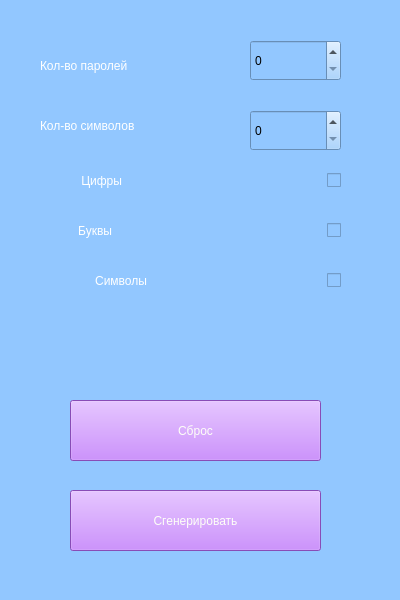
<?xml version="1.0" encoding="UTF-8"?>
<ui version="4.0">
 <class>MainWindow</class>
 <widget class="QMainWindow" name="MainWindow">
  <property name="geometry">
   <rect>
    <x>0</x>
    <y>0</y>
    <width>400</width>
    <height>600</height>
   </rect>
  </property>
  <property name="minimumSize">
   <size>
    <width>400</width>
    <height>600</height>
   </size>
  </property>
  <property name="maximumSize">
   <size>
    <width>400</width>
    <height>600</height>
   </size>
  </property>
  <property name="windowTitle">
   <string>Генератор паролей</string>
  </property>
  <property name="styleSheet">
   <string notr="true">background-color: rgb(146, 199, 255);</string>
  </property>
  <widget class="QWidget" name="centralwidget">
   <widget class="QPushButton" name="gen">
    <property name="geometry">
     <rect>
      <x>70</x>
      <y>490</y>
      <width>251</width>
      <height>61</height>
     </rect>
    </property>
    <property name="styleSheet">
     <string notr="true">font: 24pt &quot;.AppleSystemUIFont&quot;;
color: rgb(254, 255, 247);
background-color: rgb(190, 106, 255);</string>
    </property>
    <property name="text">
     <string>Сгенерировать</string>
    </property>
   </widget>
   <widget class="QLabel" name="label">
    <property name="geometry">
     <rect>
      <x>40</x>
      <y>50</y>
      <width>181</width>
      <height>31</height>
     </rect>
    </property>
    <property name="styleSheet">
     <string notr="true">font: 24pt &quot;.AppleSystemUIFont&quot;;
color: rgb(255, 255, 255);</string>
    </property>
    <property name="text">
     <string>Кол-во паролей</string>
    </property>
   </widget>
   <widget class="QSpinBox" name="count_pass">
    <property name="geometry">
     <rect>
      <x>250</x>
      <y>40</y>
      <width>91</width>
      <height>41</height>
     </rect>
    </property>
    <property name="styleSheet">
     <string notr="true">font: 24pt &quot;.AppleSystemUIFont&quot;;</string>
    </property>
   </widget>
   <widget class="QCheckBox" name="digit">
    <property name="geometry">
     <rect>
      <x>30</x>
      <y>160</y>
      <width>311</width>
      <height>41</height>
     </rect>
    </property>
    <property name="layoutDirection">
     <enum>Qt::RightToLeft</enum>
    </property>
    <property name="styleSheet">
     <string notr="true">font: 24pt &quot;.AppleSystemUIFont&quot;;
color: rgb(255, 255, 255);
spacing:205px;</string>
    </property>
    <property name="text">
     <string>Цифры</string>
    </property>
   </widget>
   <widget class="QLabel" name="label_2">
    <property name="geometry">
     <rect>
      <x>40</x>
      <y>110</y>
      <width>191</width>
      <height>31</height>
     </rect>
    </property>
    <property name="styleSheet">
     <string notr="true">font: 24pt &quot;.AppleSystemUIFont&quot;;
color: rgb(255, 255, 255);</string>
    </property>
    <property name="text">
     <string>Кол-во символов</string>
    </property>
   </widget>
   <widget class="QSpinBox" name="count_symbols">
    <property name="geometry">
     <rect>
      <x>250</x>
      <y>110</y>
      <width>91</width>
      <height>41</height>
     </rect>
    </property>
    <property name="styleSheet">
     <string notr="true">font: 24pt &quot;.AppleSystemUIFont&quot;;</string>
    </property>
   </widget>
   <widget class="QCheckBox" name="alpha">
    <property name="geometry">
     <rect>
      <x>30</x>
      <y>210</y>
      <width>311</width>
      <height>41</height>
     </rect>
    </property>
    <property name="layoutDirection">
     <enum>Qt::RightToLeft</enum>
    </property>
    <property name="styleSheet">
     <string notr="true">font: 24pt &quot;.AppleSystemUIFont&quot;;
color: rgb(255, 255, 255);
spacing: 215px;</string>
    </property>
    <property name="text">
     <string>Буквы</string>
    </property>
   </widget>
   <widget class="QCheckBox" name="symbol">
    <property name="geometry">
     <rect>
      <x>30</x>
      <y>260</y>
      <width>311</width>
      <height>41</height>
     </rect>
    </property>
    <property name="layoutDirection">
     <enum>Qt::RightToLeft</enum>
    </property>
    <property name="styleSheet">
     <string notr="true">font: 24pt &quot;.AppleSystemUIFont&quot;;
color: rgb(255, 255, 255);
spacing:180px;</string>
    </property>
    <property name="text">
     <string>Символы</string>
    </property>
   </widget>
   <widget class="QPushButton" name="reset">
    <property name="geometry">
     <rect>
      <x>70</x>
      <y>400</y>
      <width>251</width>
      <height>61</height>
     </rect>
    </property>
    <property name="styleSheet">
     <string notr="true">font: 24pt &quot;.AppleSystemUIFont&quot;;
color: rgb(254, 255, 247);
background-color: rgb(190, 106, 255);</string>
    </property>
    <property name="text">
     <string>Сброс</string>
    </property>
   </widget>
  </widget>
  <widget class="QStatusBar" name="statusbar"/>
 </widget>
 <resources/>
 <connections/>
</ui>
